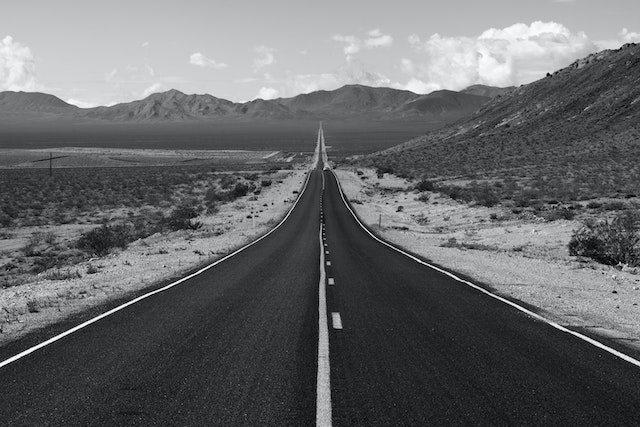
#> input picture OSU_LV2/road.jpg, 640 x 427 px
$ python zadatak_3.py
#> lines starting #> are read from the running program, lines starting #| are printed output that depends on the picture
import numpy as np
import matplotlib.pyplot as plt

image = plt.imread("road.jpg")
#> image is the input picture: shape (427, 640, 3); mean R, G, B 102.9, 103.9, 105.9
image = image[:,:,0].copy()
#> image: shape (427, 640)

height, width = image.shape
#> height = 427; width = 640

second_quarter_image = image[:, width // 4 : width // 2]
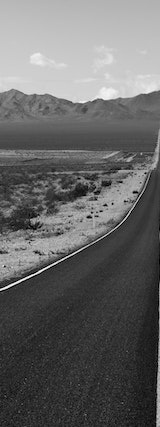
#> second_quarter_image: shape (427, 160); min 0, max 254, mean 102
rotated_image = np.rot90(image, k=3)
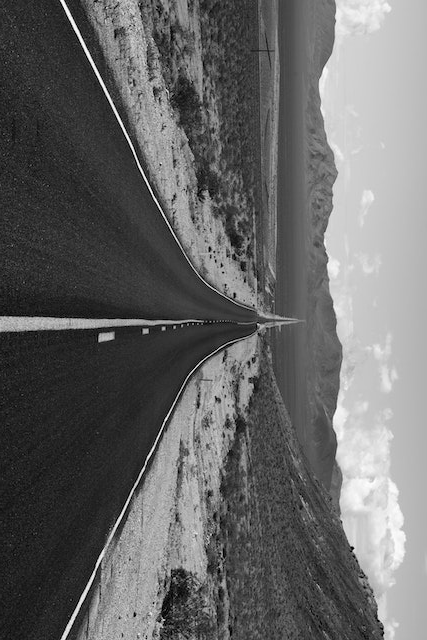
#> rotated_image: shape (640, 427); min 0, max 254, mean 102.9
flipped_image = np.flipud(image)
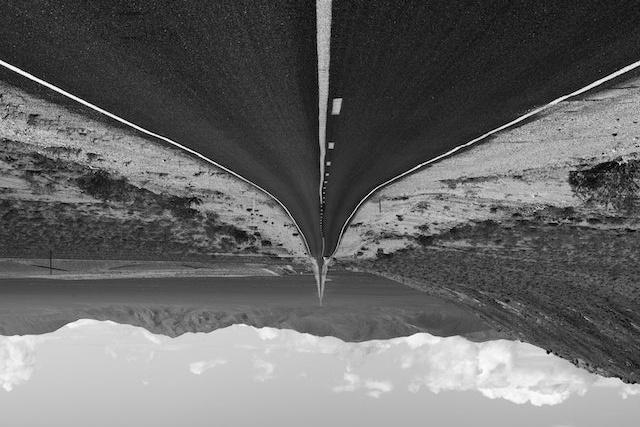
#> flipped_image: shape (427, 640); min 0, max 254, mean 102.9

plt.figure(figsize=(10, 6))

plt.subplot(231), plt.imshow(image, cmap="gray"), plt.title('Originalna slika')
plt.subplot(232), plt.imshow(image, alpha=0.6, cmap="gray"), plt.title('Posvijetljena slika')
plt.subplot(233), plt.imshow(second_quarter_image, cmap="gray"), plt.title('Druga četvrtina slike')
plt.subplot(234), plt.imshow(rotated_image, cmap="gray"), plt.title('Rotirana slika')
plt.subplot(235), plt.imshow(flipped_image, cmap="gray"), plt.title('Zrcaljena slika')

plt.show()
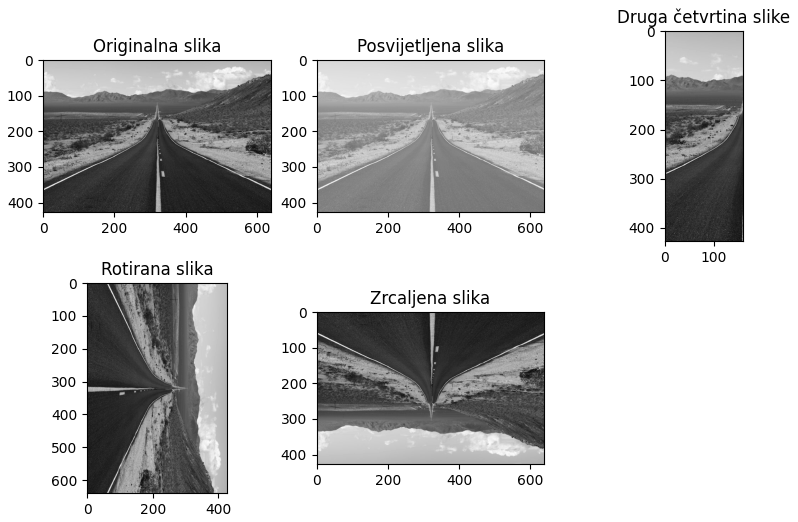
#> figure drawn by matplotlib, 5 panels
